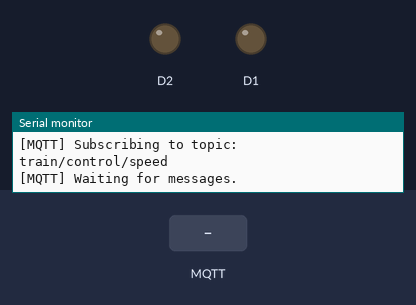
Bench run of a sketch on a simulated ESP8266 (Wemos D1 mini). Parts: output pins drawn as LEDs (lit = HIGH), the last lines printed to the serial monitor. The inputs (shaded band) are chosen by the test bench. WiFi joins after 1.5 s; servers stay silent unless stated; the local clock reads 2024-03-15 10:24:30 at power-on unless the sketch sets it; no MQTT or app messages arrive unless stated; not simulated (calls return 0 or success): secrets.h.

Above: at 2.7 s.
2.8 s: MQTT message "5" arrives on the first subscribed topic
At 3.6 s:
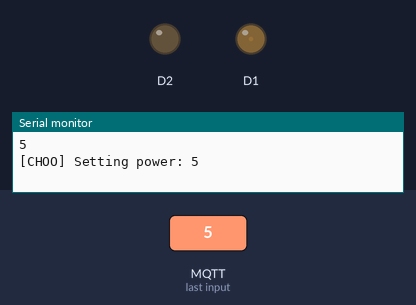
4.3 s: MQTT message "90" arrives on the first subscribed topic
At 4.8 s:
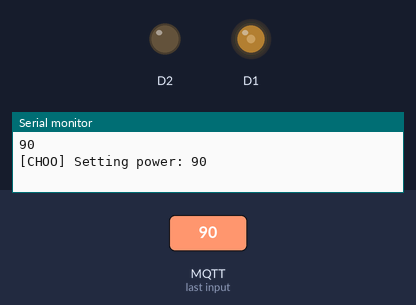
5.8 s: MQTT message "200" arrives on the first subscribed topic
At 7.0 s:
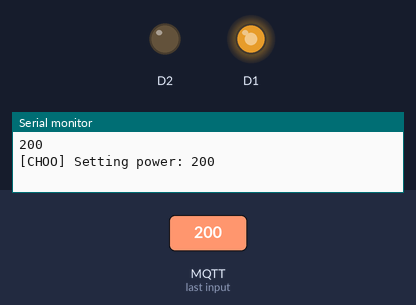
7.3 s: MQTT message "on" arrives on the first subscribed topic
At 8.2 s:
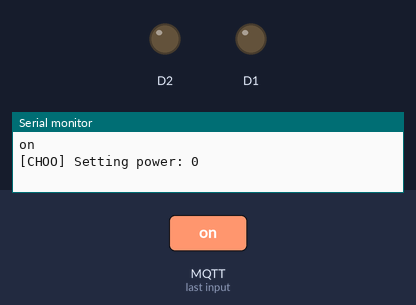
Timing chart, 0 to 9.8 s (numbered marks = the images above; inputs shaded):
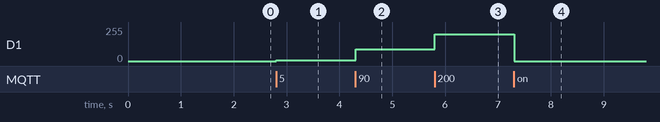

The sketch:

train_controller.ino
```cpp
// Board: Wemos D1 Mini

#include <ArduinoMqttClient.h>
#include <ESP8266WiFi.h>
#include <ESP8266WebServer.h>
#include <ElegantOTA.h>         // v2.2.9
#include "secrets.h"

WiFiClient wc;
MqttClient mqttClient(wc);
ESP8266WebServer server(80);

const char broker[] = "172.17.17.181";
int        port     = 1883;
const char topic[]  = "train/control/speed";
#define QOS_2 2

void (* resetFunc) (void) = 0;

void setup() {
	pinMode(D1, OUTPUT);
	pinMode(D2, OUTPUT);
	digitalWrite(D1, LOW);
	digitalWrite(D2, LOW);

	Serial.begin(115200);
	Serial.println("");
	Serial.println("");
	Serial.println("===== BOOT UP =====");

	static int error_count = 0;

	WiFi.hostname("prototrain1");
	WiFi.mode(WIFI_STA);
	WiFi.begin(SECRET_SSID, SECRET_PASS);

	Serial.print("[WIFI] Attempting to connect to wifi");
	while (WiFi.status() != WL_CONNECTED) {
		error_count += 1;
		delay(500);
		Serial.print(".");

		if (error_count > 20) {
			Serial.println("");
			Serial.println("[WIFI] Unable to connect, resetting...");
			resetFunc();
		}
	}

	Serial.println("");
	Serial.println("[WIFI] Connected to the network");
	Serial.println();

	Serial.print("[WIFI] Connected to: ");
	Serial.print(SECRET_SSID);
	Serial.print(", IP address: ");
	Serial.println(WiFi.localIP());

	// Synchronize time using NTP. This is necessary to verify that
	// the TLS certificates offered by the server are currently valid.
	Serial.print("[TIME] Setting time using NTP");
	configTime(8 * 3600, 0, "pool.ntp.org", "time.nist.gov");
	time_t now = time(nullptr);
	while (now < 8 * 3600 * 2) {
		delay(500);
		Serial.print(".");
		now = time(nullptr);
	}
	Serial.println();
	struct tm timeinfo;
	gmtime_r(&now, &timeinfo);
	Serial.print("[TIME] Current time: ");
	Serial.print(asctime(&timeinfo));
	Serial.println(" UTC");

	server.on("/", []() {
		server.send(200, "text/html", "<i>SEE YOU STEEL COWBOY...</i>");
	});

	ElegantOTA.begin(&server);    // Start ElegantOTA
	server.begin();
	Serial.println("[HTTP] server started");

	mqttClient.setId("prototrain");

	Serial.print("[MQTT] Attempting to connect to the MQTT broker: ");
	Serial.println(broker);

	if (!mqttClient.connect(broker, port)) {
		Serial.print("MQTT connection failed! Error code = ");
		Serial.println(mqttClient.connectError());
		Serial.println("Reseting...");
		resetFunc();
	}

	Serial.println("[MQTT] Connected to the MQTT broker.");

	mqttClient.onMessage(onMqttMessage);

	Serial.print("[MQTT] Subscribing to topic: ");
	Serial.println(topic);

	mqttClient.subscribe(topic, QOS_2);

	Serial.println("[MQTT] Waiting for messages.");
}

void loop() {
	static int error_count = 0;

	if (WiFi.status() != WL_CONNECTED) {
		error_count += 1;
		Serial.println("[WIFI] Lost connection. Reconnecting...");
		WiFi.begin(SECRET_SSID, SECRET_PASS);
		delay(5000);
	} else if (!mqttClient.connected()) {
		error_count += 1;
		Serial.print("[MQTT] Not connected! Error code = ");
		Serial.println(mqttClient.connectError());
		Serial.println("[MQTT] Reconnecting...");
		mqttClient.connect(broker, port);
		delay(5000);

		Serial.print("[MQTT] Subscribing to topic: ");
		Serial.println(topic);
		mqttClient.subscribe(topic, QOS_2);
	} else {
		error_count = 0;
		mqttClient.poll();
	}

	if (error_count > 10) {
		Serial.println("Over 10 errors, resetting...");
		resetFunc();
	}

	server.handleClient();

}

void onMqttMessage(int messageSize) {
	String topic = mqttClient.messageTopic();
	Serial.print("[MQTT] Received a message with topic '");
	Serial.print(topic);
	Serial.print("', length ");
	Serial.print(messageSize);
	Serial.println(" bytes:");

	String message = "";

	while (mqttClient.available()) {
		message += (char)mqttClient.read();
	}

	Serial.println(message);

	if (topic != "train/control/speed") {
		Serial.println("[MQTT] Invalid topic, returning.");
		return;
	}

	int64_t num = message.toInt();
	processControlCommand(num);
}

void processControlCommand(int64_t num) {
	static int64_t prev_num = 0;

	Serial.print("[CHOO] Setting power: ");
	Serial.println(num);
	if (num > 0) {
		analogWrite(D1, num);
		analogWrite(D2, 0);
	} else {
		analogWrite(D1, 0);
		analogWrite(D2, -num);
	}
}
```

Measured:
- after the input at 2.8 s, D1: 0/255 → 5/255 at once
- after the input at 4.3 s, D1: 5/255 → 90/255 at once
- after the input at 5.8 s, D1: 90/255 → 200/255 at once
- after the input at 7.3 s, D1: 200/255 → 0/255 at once
